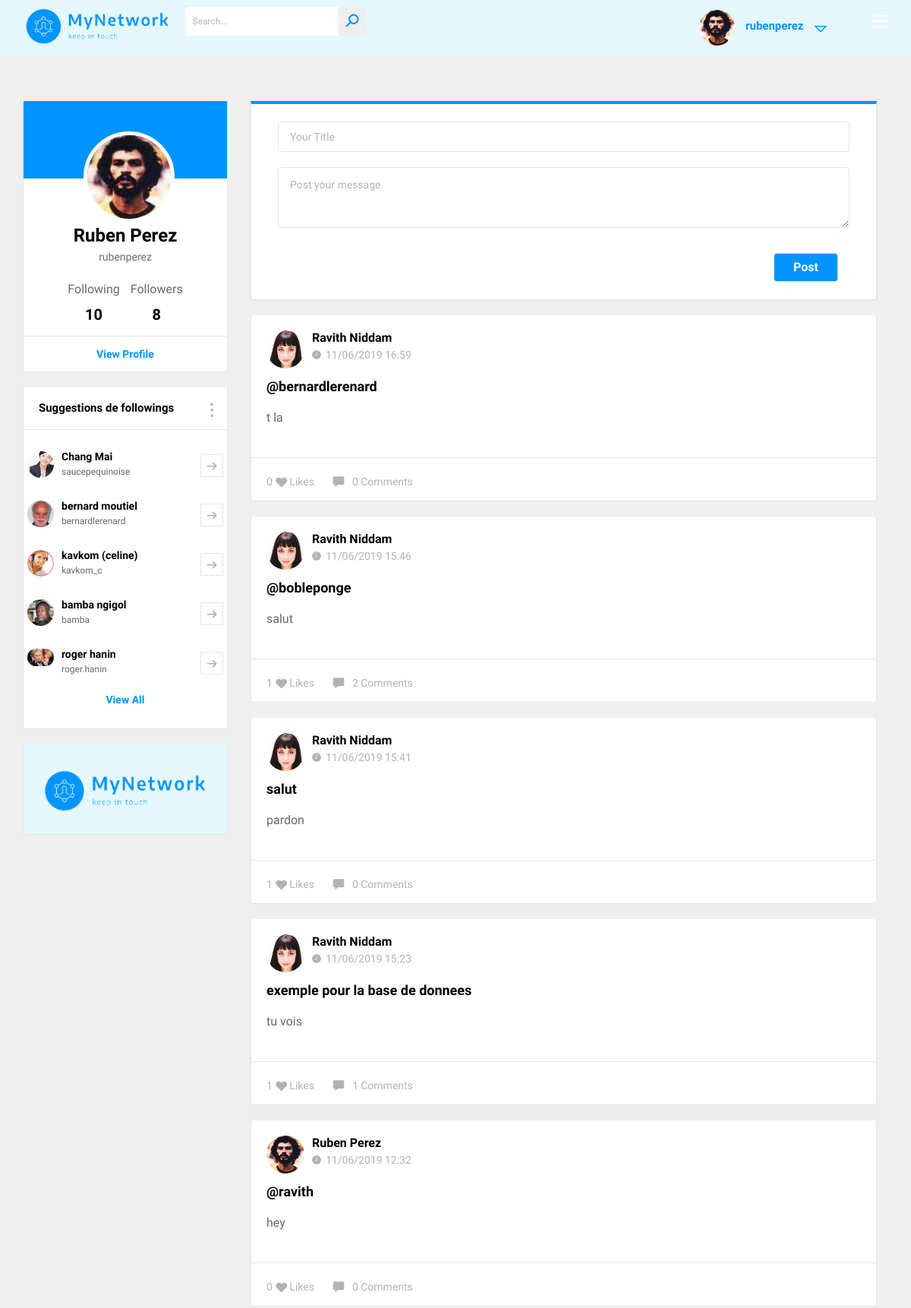
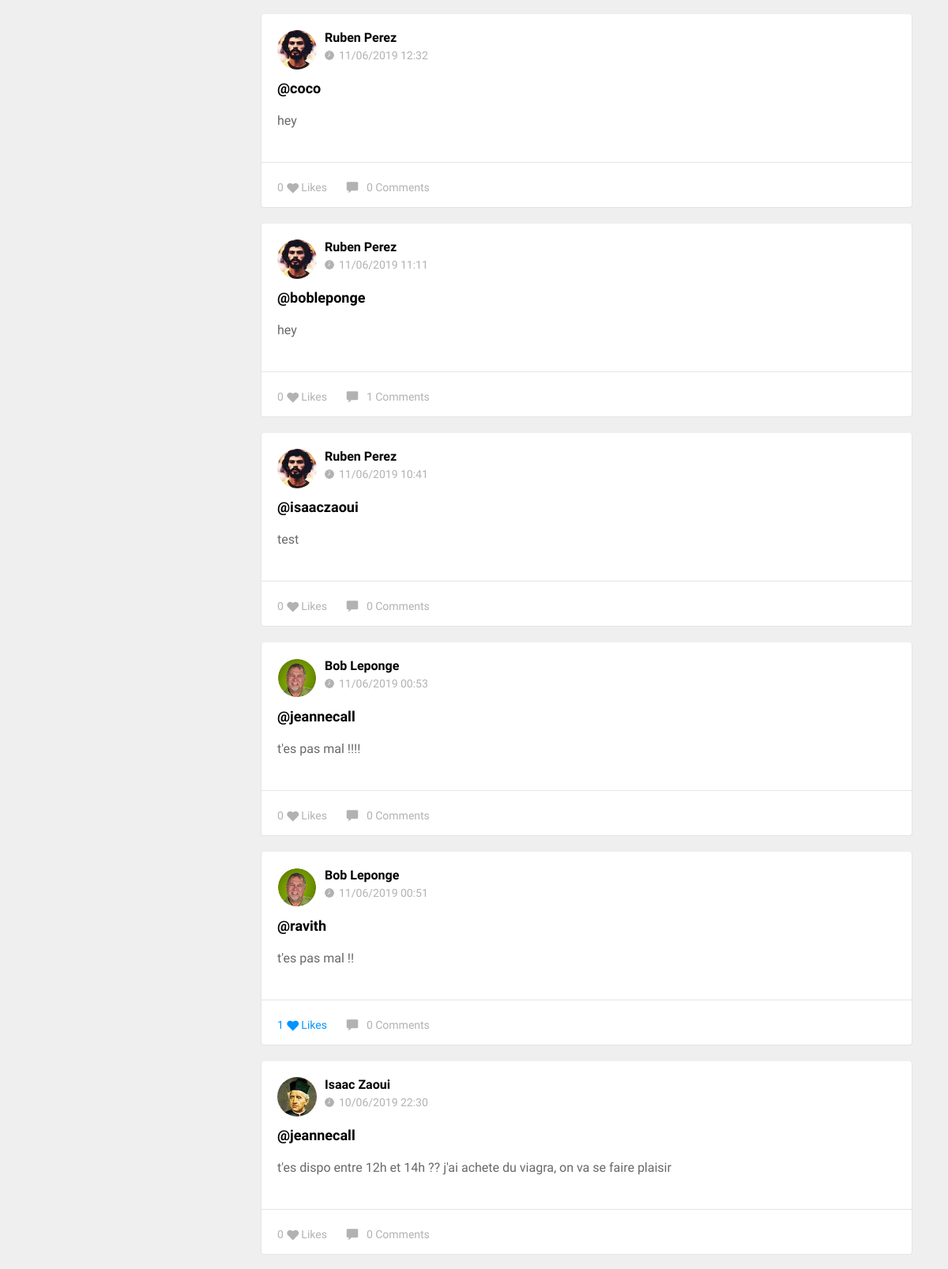
The app's page /index (signed in, upper part) with its own data (2 pictures, top to bottom).
### database.py (models this page shows)
class User(db.Model):
	id = db.Column(db.Integer, primary_key=True)
	username = db.Column(db.String(80), unique=True, nullable=False)
	full_name = db.Column(db.String(80),  nullable=False)
	email = db.Column(db.String(120), unique=True, nullable=False)
	password = db.Column(db.String(20),  nullable=False)
	created = db.Column(db.DateTime(), default=datetime.datetime.now())
	profil_media = db.Column(db.String(80), unique=True, nullable=True)

class Post(db.Model):
	id = db.Column(db.Integer, primary_key=True)
	user_id = db.Column(db.Integer, db.ForeignKey('user.id'), nullable=False)
	title = db.Column(db.Text)
	message = db.Column(db.Text)
	created = db.Column(db.DateTime, default=datetime.datetime.now())

### app.py (the view)
@app.route('/')
@app.route('/index')
def index():
  if session:
    page_name = "Home"
    user = User.query.filter_by(username=session['username']).first()
    posts = db.session.execute('SELECT post.* , user.full_name , user.username ,  user.profil_media, count(DISTINCT jaime.id) as nb_like , count(DISTINCT jaime2.id) as liked , count(DISTINCT comment.id) as nb_comment , strftime(\'%d/%m/%Y %H:%M\', datetime(post.created)) as created FROM post LEFT JOIN comment ON comment.post_id = post.id  LEFT JOIN jaime ON jaime.post_id = post.id LEFT JOIN jaime as jaime2 ON jaime2.post_id = post.id AND jaime2.user_id = :myid JOIN user ON user.id = post.user_id LEFT JOIN Followerfollowing ON Followerfollowing.user_id = :myid WHERE post.user_id = :myid  OR post.user_id = Followerfollowing.user_id_2 GROUP BY post.id ORDER BY post.created DESC', {'myid': session['id']})
    user = db.session.execute('SELECT user.id, user.full_name , user.username , user.email , user.profil_media , count(DISTINCT `following`.id) as nb_following , count(DISTINCT Followerfollowing.id) as followed , count(DISTINCT follower.id) as nb_follower FROM user LEFT JOIN Followerfollowing as `following` ON following.user_id = user.id LEFT JOIN Followerfollowing as follower ON follower.user_id_2 = user.id  LEFT JOIN Followerfollowing ON Followerfollowing.user_id = :myid AND Followerfollowing.user_id_2 = user.id WHERE user.username = :username', {'myid': session['id'] ,  'username': session['username']}).first()
    suggestions = db.session.execute('SELECT user.* FROM user LEFT JOIN Followerfollowing ON Followerfollowing.user_id= :myid AND Followerfollowing.user_id_2 = user.id WHERE Followerfollowing.id IS NULL AND user.id <> :myid GROUP BY user.id LIMIT 5 ', {'myid': session['id'] ,'uid': user.id})
    return render_template('index.html',session=session,page_name=page_name,posts=posts,datetime=datetime,suggestions=suggestions,user=user)
  else:
    page_name = "Login"
    return render_template('login.html',page_name=page_name)

### templates/index.html
{% include "include/header.html" %}
		<main>
			<div class="main-section">
				<div class="container">
					<div class="main-section-data">
						<div class="row">
							<div class="col-lg-3 col-md-4 pd-left-none no-pd">
								<div class="main-left-sidebar no-margin">
									<div class="user-data full-width">
										<div class="user-profile">
											<div class="username-dt">
												<div class="usr-pic">
														{% if session.profil_media %}
								<img src="/static/avatar/{{ session.profil_media }}" style="    width: 120px;" alt="">
							{% else %}
								<img src="http://via.placeholder.com/30x30" alt="">
							{% endif %}
												</div>
											</div>
											{% if 'username' in session %}
											<div class="user-specs">
												<h3>{{ session.full_name }}</h3>
												<span>{{ session.username }}</span>
											</div>
										</div>
												<ul class="flw-status" style="    margin-bottom: 18px;">
												<li><a href="/followings/{{ user.username }}">
													<span class="hover_username">Following</span>
													<b class="hover_username">{{ user.nb_following }}</b>
												</a>
												</li>
												<li><a href="/followers/{{ user.username }}">
													<span class="hover_username">Followers</span>
													<b  class="hover_username"id="nb_follower" >{{ user.nb_follower }}</b>
												</a>
												</li>
											</ul>
											<br><br>
										<ul class="user-fw-status">
											<li>
												<a href="/profile/{{ session.username }}" title="">View Profile</a>
											</li>
										</ul>
									</div>
									{% endif %}
									<div class="suggestions full-width">
										<div class="sd-title">
											<h3>Suggestions de followings </h3>
											<i class="la la-ellipsis-v"></i>
										</div>
										<div class="suggestions-list">
										{% for suggestion in suggestions %}
										<a href="/profile/{{suggestion.username}}" class="hover_username">
											<div class="suggestion-usd ">
													{% if suggestion.profil_media %}
									<img src="/static/avatar/{{suggestion.profil_media}}" width="35px" alt="">
											{% else %}
											<img src="http://via.placeholder.com/35x35" alt="">
											{% endif %}
												<div class="sgt-text">
													<h4 class="hover_username"> {{suggestion.full_name}}</h4>
													<span class="hover_username">{{suggestion.username}}</span>
												</div>
												<span><i class="la la-arrow-right"></i></span>
											</div></a>
										{% endfor %}
											<div class="view-more">
												<a href="/suggestions" title="">View All</a>
											</div>
										</div>
									</div>
									<div class="tags-sec full-width">
										<div class="cp-sec">
											<img src="/static/images/logo2.png" alt="">
										</div>
									</div>
								</div>
							</div>
							<div class="col-lg-9 col-md-8 no-pd">
								<div class="main-ws-sec">
									<div class="post-topbar">
									<div class="post-project-fields">
					<form action="postmessage"  method="post">
						<div class="row">
							<div class="col-lg-12">
								<input type="text" name="title" placeholder="Your Title">
							</div>
							<div class="col-lg-12">
								<textarea name="message" placeholder="Post your message"></textarea>
							</div>
							<div class="col-lg-12 text-right">
								<ul>
									<li><button class="active" type="submit" value="post">Post</button></li>
								</ul>
							</div>
						</div>
					</form>
				</div>
									</div>
									<div class="posts-section">
										  {% for post in posts %}
										<div class="post-bar">
											<div class="post_topbar">
												<div class="usy-dt">
														{% if post.profil_media %}
								<img src="/static/avatar/{{ post.profil_media }}" style="    width: 50px;" alt="">
							{% else %}
							<img src="http://via.placeholder.com/50x50" alt="">
							{% endif %}
													<div class="usy-name">
														<a href="/profile/{{ post.username }}"  ><h3 class="hover_username" >{{ post.full_name }}</h3></a>
														<span><img src="/static/images/clock.png" alt="">{{
													post.created }}</span>
													</div>
												</div>
											</div>
											<div class="job_descp">
												<h3>{{ post.title }}</h3>
												<p>{{ post.message }}</p>
											</div>
											<div class="job-status-bar">
												<ul class="like-com">
													<li>
														<a href="#link_post_like_{{ post.id }}"
														id="link_post_like_{{ post.id }}"
														onclick="like({{ post.id }})"
													{% if post.liked == 1 %}
													class="active"
													{% endif %}
														>
															<em id="nb_like_{{ post.id }}">{{ post.nb_like }}</em>
															<i class="la la-heart"></i><em id="text_like_{{ post.id }}">Likes</em>
														</a>
													</li>
													<li><a href="/post/{{ post.id }}" title="" class="com"><img src="images/com.png" alt="">{{ post.nb_comment }} Comments</a></li>
												</ul>
											</div>
										</div>
										 {% endfor %}
									</div>
								</div>
							</div>
						</div>
					</div>
				</div>
			</div>
		</main>
{% include "include/footer.html" %}

### templates/include/header.html (shortened to what this page needs)
<!DOCTYPE html>
<html>
<head>
<link rel="stylesheet" type="text/css" href="/static/css/animate.css">
<link rel="stylesheet" type="text/css" href="/static/css/bootstrap.min.css">
<link rel="stylesheet" type="text/css" href="/static/css/line-awesome.css">
<link rel="stylesheet" type="text/css" href="/static/css/line-awesome-font-awesome.min.css">
<link rel="stylesheet" type="text/css" href="/static/css/font-awesome.min.css">
<link rel="stylesheet" type="text/css" href="/static/css/jquery.mCustomScrollbar.min.css">
<link rel="stylesheet" type="text/css" href="/static/lib/slick/slick.css">
<link rel="stylesheet" type="text/css" href="/static/lib/slick/slick-theme.css">
<link rel="stylesheet" type="text/css" href="/static/css/style.css">
<link rel="stylesheet" type="text/css" href="/static/css/responsive.css">
</head>
{% if 'username' in session %}
<body>
{% else %}
<body class="sign-in">
{% endif %}
{% if 'username' in session %}
	<div class="wrapper">
		<header>
			<div class="container">
				<div class="header-data">
					<div class="logo">
						<a href="/" title=""><img src="/static/images/logo2.png"  height="50px" alt=""></a>
					</div>
					<div class="search-bar">
						<form action="/search" method="post">
							<input type="text" name="query" placeholder="Search...">
							<button type="submit"><i class="la la-search"></i></button>
						</form>
					</div>
					<nav>
						<ul>
							<li>
								<a href="/followers/{{ session.username }}" title="">
						</ul>
					</nav>
					<div class="menu-btn">
						<a href="/static/#" title=""><i class="fa fa-bars"></i></a>
					</div>
					<div class="user-account">
						<div class="user-info">
							{% if session.profil_media %}
								<img src="/static/avatar/{{ session.profil_media }}" style="    width: 31px;" alt="">
							{% else %}
								<img src="http://via.placeholder.com/30x30" alt="">
							{% endif %}
							<a href="/profile/{{ session.username }} " title=""> {{ session.username }} </a>
							<i class="la la-sort-down"></i>
						</div>
					</div>
				</div>
			</div>
		</header>
{% endif %}

### static/css/responsive.css (style rules this page uses)
@media (max-width: 1200px) { header nav { position: fixed;top: 0;left: 0;width: 200px;height: 100%;background-color: #e44d3a;padding: 25px 20px;opacity: 0;visibility: hidden;z-index: 0 } }
@media (max-width: 1200px) { header nav ul li { float: left;width: 100%;text-align: left;padding: 0 0 0 0;margin-bottom: 20px; } }
@media (max-width: 1200px) { .menu-btn { display: block; } }
@media (max-width: 1200px) { .suggestion-usd { padding: 15px 5px; } }
@media (max-width: 1200px) { .sd-title h3 { font-size: 15px; } }
@media (max-width: 1200px) { .cp-sec > img { text-align: center;float: none; } }
@media (max-width: 1200px) { .cp-sec { text-align: center; } }
@media (max-width: 1200px) { .flw-status li { margin-right: 10px; } }
@media (max-width: 1200px) { .flw-status li span { font-size: 16px; } }
@media (max-width: 1200px) { .sgt-text span { font-size: 12px; } }

### templates/include/header.html (style rules this page uses)
.active { color: #0094ff; }

### records on screen
User: username "rubenperez"
User: profil_media (picture), full_name "Chang Mai", username "saucepequinoise"
User: profil_media (picture), full_name "bernard moutiel", username "bernardlerenard"
User: profil_media (picture), full_name "kavkom (celine)", username "kavkom_c"
User: profil_media (picture), full_name "bamba ngigol", username "bamba"
User: profil_media (picture), full_name "roger hanin", username "roger.hanin"
Post: full_name "Ravith Niddam", created "11/06/2019 16:59", title "@bernardlerenard", message "t la", nb_like "0", nb_comment "0"
Post: full_name "Ravith Niddam", created "11/06/2019 15:46", title "@bobleponge", message "salut", nb_like "1", nb_comment "2"
Post: full_name "Ravith Niddam", created "11/06/2019 15:41", title "salut", message "pardon", nb_like "1", nb_comment "0"
Post: full_name "Ravith Niddam", created "11/06/2019 15:23", title "exemple pour la base de donnees", message "tu vois", nb_like "1", nb_comment "1"
Post: full_name "Ruben Perez", created "11/06/2019 12:32", title "@ravith", message "hey", nb_like "0", nb_comment "0"
Post: full_name "Ruben Perez", created "11/06/2019 12:32", title "@coco", message "hey", nb_like "0", nb_comment "0"
Post: full_name "Ruben Perez", created "11/06/2019 11:11", title "@bobleponge", message "hey", nb_like "0", nb_comment "1"
Post: full_name "Ruben Perez", created "11/06/2019 10:41", title "@isaaczaoui", message "test", nb_like "0", nb_comment "0"
Post: full_name "Bob Leponge", created "11/06/2019 00:53", title "@jeannecall", message "t'es pas mal !!!!", nb_like "0", nb_comment "0"
Post: full_name "Bob Leponge", created "11/06/2019 00:51", title "@ravith", message "t'es pas mal !!", nb_like "1", nb_comment "0"
Post: shows a picture, full_name "Isaac Zaoui", created "10/06/2019 22:30", title "@jeannecall", message "t'es dispo entre 12h et 14h ?? j'ai achete du viagra, on va se faire plaisir", nb_like "0", nb_comment "0"

### other values on screen
{{ session.full_name }} "Ruben Perez"
{{ user.nb_following }} "10"
{{ user.nb_follower }} "8"
